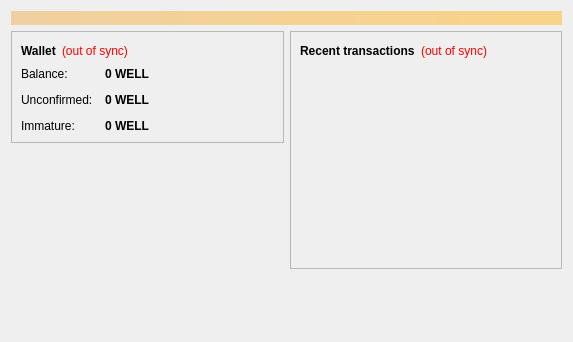
<?xml version="1.0" encoding="UTF-8"?>
<ui version="4.0">
 <class>OverviewPage</class>
 <widget class="QWidget" name="OverviewPage">
  <property name="geometry">
   <rect>
    <x>0</x>
    <y>0</y>
    <width>573</width>
    <height>342</height>
   </rect>
  </property>
  <property name="windowTitle">
   <string>Form</string>
  </property>
  <layout class="QVBoxLayout" name="topLayout">
   <item>
    <widget class="QLabel" name="labelAlerts">
     <property name="visible">
      <bool>false</bool>
     </property>
     <property name="styleSheet">
      <string notr="true">background-color: qlineargradient(x1: 0, y1: 0, x2: 1, y2: 0, stop:0 #F0D0A0, stop:1 #F8D488); color:#000000;</string>
     </property>
     <property name="wordWrap">
      <bool>true</bool>
     </property>
     <property name="margin">
      <number>3</number>
     </property>
    </widget>
   </item>
   <item>
    <layout class="QHBoxLayout" name="horizontalLayout" stretch="1,1">
     <item>
      <layout class="QVBoxLayout" name="verticalLayout_2">
       <item>
        <widget class="QFrame" name="frame">
         <property name="frameShape">
          <enum>QFrame::StyledPanel</enum>
         </property>
         <property name="frameShadow">
          <enum>QFrame::Raised</enum>
         </property>
         <layout class="QVBoxLayout" name="verticalLayout_4">
          <item>
           <layout class="QHBoxLayout" name="horizontalLayout_4">
            <item>
             <widget class="QLabel" name="label_5">
              <property name="font">
               <font>
                <weight>75</weight>
                <bold>true</bold>
               </font>
              </property>
              <property name="text">
               <string>Wallet</string>
              </property>
             </widget>
            </item>
            <item>
             <widget class="QLabel" name="labelWalletStatus">
              <property name="toolTip">
               <string>The displayed information may be out of date. Your wallet automatically synchronizes with the Wellscoin network after a connection is established, but this process has not completed yet.</string>
              </property>
              <property name="styleSheet">
               <string notr="true">QLabel { color: red; }</string>
              </property>
              <property name="text">
               <string notr="true">(out of sync)</string>
              </property>
              <property name="alignment">
               <set>Qt::AlignLeading|Qt::AlignLeft|Qt::AlignVCenter</set>
              </property>
             </widget>
            </item>
            <item>
             <spacer name="horizontalSpacer_2">
              <property name="orientation">
               <enum>Qt::Horizontal</enum>
              </property>
              <property name="sizeHint" stdset="0">
               <size>
                <width>40</width>
                <height>20</height>
               </size>
              </property>
             </spacer>
            </item>
           </layout>
          </item>
          <item>
           <layout class="QFormLayout" name="formLayout_2">
            <property name="fieldGrowthPolicy">
             <enum>QFormLayout::AllNonFixedFieldsGrow</enum>
            </property>
            <property name="horizontalSpacing">
             <number>12</number>
            </property>
            <property name="verticalSpacing">
             <number>12</number>
            </property>
            <item row="0" column="0">
             <widget class="QLabel" name="label">
              <property name="text">
               <string>Balance:</string>
              </property>
             </widget>
            </item>
            <item row="0" column="1">
             <widget class="QLabel" name="labelBalance">
              <property name="font">
               <font>
                <weight>75</weight>
                <bold>true</bold>
               </font>
              </property>
              <property name="cursor">
               <cursorShape>IBeamCursor</cursorShape>
              </property>
              <property name="toolTip">
               <string>Your current balance</string>
              </property>
              <property name="text">
               <string notr="true">0 WELL</string>
              </property>
              <property name="textInteractionFlags">
               <set>Qt::LinksAccessibleByMouse|Qt::TextSelectableByKeyboard|Qt::TextSelectableByMouse</set>
              </property>
             </widget>
            </item>
            <item row="1" column="0">
             <widget class="QLabel" name="label_3">
              <property name="text">
               <string>Unconfirmed:</string>
              </property>
             </widget>
            </item>
            <item row="1" column="1">
             <widget class="QLabel" name="labelUnconfirmed">
              <property name="font">
               <font>
                <weight>75</weight>
                <bold>true</bold>
               </font>
              </property>
              <property name="cursor">
               <cursorShape>IBeamCursor</cursorShape>
              </property>
              <property name="toolTip">
               <string>Total of transactions that have yet to be confirmed, and do not yet count toward the current balance</string>
              </property>
              <property name="text">
               <string notr="true">0 WELL</string>
              </property>
              <property name="textInteractionFlags">
               <set>Qt::LinksAccessibleByMouse|Qt::TextSelectableByKeyboard|Qt::TextSelectableByMouse</set>
              </property>
             </widget>
            </item>
            <item row="2" column="0">
             <widget class="QLabel" name="labelImmatureText">
              <property name="text">
               <string>Immature:</string>
              </property>
             </widget>
            </item>
            <item row="2" column="1">
             <widget class="QLabel" name="labelImmature">
              <property name="font">
               <font>
                <weight>75</weight>
                <bold>true</bold>
               </font>
              </property>
              <property name="toolTip">
               <string>Mined balance that has not yet matured</string>
              </property>
              <property name="text">
               <string notr="true">0 WELL</string>
              </property>
              <property name="textInteractionFlags">
               <set>Qt::LinksAccessibleByMouse|Qt::TextSelectableByKeyboard|Qt::TextSelectableByMouse</set>
              </property>
             </widget>
            </item>
           </layout>
          </item>
         </layout>
        </widget>
       </item>
       <item>
        <spacer name="verticalSpacer">
         <property name="orientation">
          <enum>Qt::Vertical</enum>
         </property>
         <property name="sizeHint" stdset="0">
          <size>
           <width>20</width>
           <height>40</height>
          </size>
         </property>
        </spacer>
       </item>
      </layout>
     </item>
     <item>
      <layout class="QVBoxLayout" name="verticalLayout_3">
       <item>
        <widget class="QFrame" name="frame_2">
         <property name="frameShape">
          <enum>QFrame::StyledPanel</enum>
         </property>
         <property name="frameShadow">
          <enum>QFrame::Raised</enum>
         </property>
         <layout class="QVBoxLayout" name="verticalLayout">
          <item>
           <layout class="QHBoxLayout" name="horizontalLayout_2">
            <item>
             <widget class="QLabel" name="label_4">
              <property name="text">
               <string>&lt;b&gt;Recent transactions&lt;/b&gt;</string>
              </property>
             </widget>
            </item>
            <item>
             <widget class="QLabel" name="labelTransactionsStatus">
              <property name="toolTip">
               <string>The displayed information may be out of date. Your wallet automatically synchronizes with the Wellscoin network after a connection is established, but this process has not completed yet.</string>
              </property>
              <property name="styleSheet">
               <string notr="true">QLabel { color: red; }</string>
              </property>
              <property name="text">
               <string notr="true">(out of sync)</string>
              </property>
              <property name="alignment">
               <set>Qt::AlignRight|Qt::AlignTrailing|Qt::AlignVCenter</set>
              </property>
             </widget>
            </item>
            <item>
             <spacer name="horizontalSpacer">
              <property name="orientation">
               <enum>Qt::Horizontal</enum>
              </property>
              <property name="sizeHint" stdset="0">
               <size>
                <width>40</width>
                <height>20</height>
               </size>
              </property>
             </spacer>
            </item>
           </layout>
          </item>
          <item>
           <widget class="QListView" name="listTransactions">
            <property name="styleSheet">
             <string notr="true">QListView { background: transparent; }</string>
            </property>
            <property name="frameShape">
             <enum>QFrame::NoFrame</enum>
            </property>
            <property name="verticalScrollBarPolicy">
             <enum>Qt::ScrollBarAlwaysOff</enum>
            </property>
            <property name="horizontalScrollBarPolicy">
             <enum>Qt::ScrollBarAlwaysOff</enum>
            </property>
            <property name="selectionMode">
             <enum>QAbstractItemView::NoSelection</enum>
            </property>
           </widget>
          </item>
         </layout>
        </widget>
       </item>
       <item>
        <spacer name="verticalSpacer_2">
         <property name="orientation">
          <enum>Qt::Vertical</enum>
         </property>
         <property name="sizeHint" stdset="0">
          <size>
           <width>20</width>
           <height>40</height>
          </size>
         </property>
        </spacer>
       </item>
      </layout>
     </item>
    </layout>
   </item>
  </layout>
 </widget>
 <resources/>
 <connections/>
</ui>
